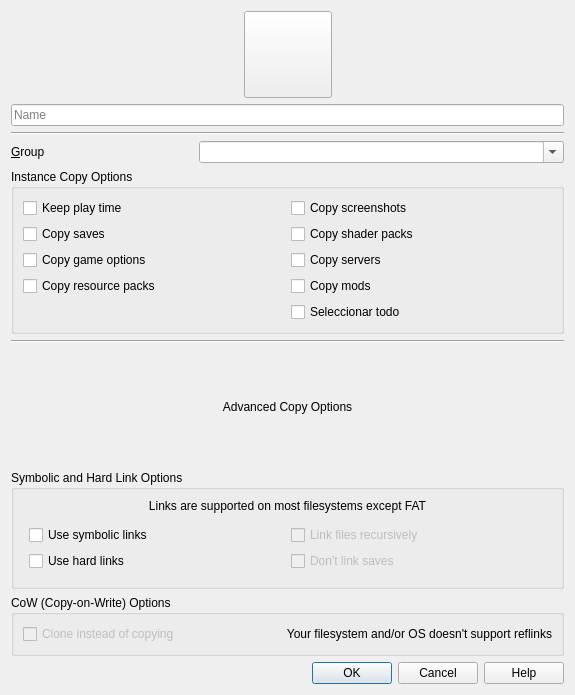
<?xml version="1.0" encoding="UTF-8"?>
<ui version="4.0">
 <class>CopyInstanceDialog</class>
 <widget class="QDialog" name="CopyInstanceDialog">
  <property name="windowModality">
   <enum>Qt::ApplicationModal</enum>
  </property>
  <property name="geometry">
   <rect>
    <x>0</x>
    <y>0</y>
    <width>575</width>
    <height>695</height>
   </rect>
  </property>
  <property name="windowTitle">
   <string>Copiar instancia</string>
  </property>
  <property name="windowIcon">
   <iconset>
    <normaloff>:/icons/toolbar/copy</normaloff>:/icons/toolbar/copy</iconset>
  </property>
  <property name="modal">
   <bool>true</bool>
  </property>
  <layout class="QVBoxLayout" name="verticalLayout">
   <item>
    <layout class="QHBoxLayout" name="iconBtnLayout">
     <item>
      <spacer name="iconBtnLeftSpacer">
       <property name="orientation">
        <enum>Qt::Horizontal</enum>
       </property>
       <property name="sizeHint" stdset="0">
        <size>
         <width>60</width>
         <height>20</height>
        </size>
       </property>
      </spacer>
     </item>
     <item>
      <widget class="QToolButton" name="iconButton">
       <property name="icon">
        <iconset>
         <normaloff>:/icons/instances/grass</normaloff>:/icons/instances/grass</iconset>
       </property>
       <property name="iconSize">
        <size>
         <width>80</width>
         <height>80</height>
        </size>
       </property>
      </widget>
     </item>
     <item>
      <spacer name="iconBtnRightSpacer">
       <property name="orientation">
        <enum>Qt::Horizontal</enum>
       </property>
       <property name="sizeHint" stdset="0">
        <size>
         <width>60</width>
         <height>20</height>
        </size>
       </property>
      </spacer>
     </item>
    </layout>
   </item>
   <item>
    <widget class="QLineEdit" name="instNameTextBox">
     <property name="placeholderText">
      <string>Name</string>
     </property>
    </widget>
   </item>
   <item>
    <widget class="Line" name="line">
     <property name="orientation">
      <enum>Qt::Horizontal</enum>
     </property>
    </widget>
   </item>
   <item>
    <layout class="QGridLayout" name="groupDropdownLayout">
     <property name="verticalSpacing">
      <number>6</number>
     </property>
     <item row="0" column="0">
      <widget class="QLabel" name="labelVersion_3">
       <property name="text">
        <string>&amp;Group</string>
       </property>
       <property name="buddy">
        <cstring>groupBox</cstring>
       </property>
      </widget>
     </item>
     <item row="0" column="1" colspan="2">
      <widget class="QComboBox" name="groupBox">
       <property name="sizePolicy">
        <sizepolicy hsizetype="Expanding" vsizetype="Fixed">
         <horstretch>0</horstretch>
         <verstretch>0</verstretch>
        </sizepolicy>
       </property>
       <property name="editable">
        <bool>true</bool>
       </property>
      </widget>
     </item>
    </layout>
   </item>
   <item>
    <widget class="QGroupBox" name="copyOptionsGroup">
     <property name="title">
      <string>Instance Copy Options</string>
     </property>
     <layout class="QGridLayout" name="copyOptionsLayout">
      <item row="1" column="0">
       <widget class="QCheckBox" name="keepPlaytimeCheckbox">
        <property name="text">
         <string>Keep play time</string>
        </property>
       </widget>
      </item>
      <item row="6" column="1">
       <widget class="QCheckBox" name="copyModsCheckbox">
        <property name="toolTip">
         <string>Disabling this will still keep the mod loader (ex: Fabric, Quilt, etc.) but erase the mods folder and their configs.</string>
        </property>
        <property name="text">
         <string>Copy mods</string>
        </property>
       </widget>
      </item>
      <item row="6" column="0">
       <widget class="QCheckBox" name="copyResPacksCheckbox">
        <property name="enabled">
         <bool>true</bool>
        </property>
        <property name="text">
         <string>Copy resource packs</string>
        </property>
       </widget>
      </item>
      <item row="5" column="0">
       <widget class="QCheckBox" name="copyGameOptionsCheckbox">
        <property name="toolTip">
         <string>Copy the in-game options like FOV, max framerate, etc.</string>
        </property>
        <property name="text">
         <string>Copy game options</string>
        </property>
       </widget>
      </item>
      <item row="3" column="1">
       <widget class="QCheckBox" name="copyShaderPacksCheckbox">
        <property name="text">
         <string>Copy shader packs</string>
        </property>
       </widget>
      </item>
      <item row="5" column="1">
       <widget class="QCheckBox" name="copyServersCheckbox">
        <property name="text">
         <string>Copy servers</string>
        </property>
       </widget>
      </item>
      <item row="3" column="0">
       <widget class="QCheckBox" name="copySavesCheckbox">
        <property name="text">
         <string>Copy saves</string>
        </property>
       </widget>
      </item>
      <item row="1" column="1">
       <widget class="QCheckBox" name="copyScreenshotsCheckbox">
        <property name="text">
         <string>Copy screenshots</string>
        </property>
       </widget>
      </item>
      <item row="7" column="1">
       <widget class="QCheckBox" name="selectAllCheckbox">
        <property name="sizePolicy">
         <sizepolicy hsizetype="Minimum" vsizetype="Fixed">
          <horstretch>0</horstretch>
          <verstretch>0</verstretch>
         </sizepolicy>
        </property>
        <property name="layoutDirection">
         <enum>Qt::LeftToRight</enum>
        </property>
        <property name="text">
         <string>Seleccionar todo</string>
        </property>
        <property name="checked">
         <bool>false</bool>
        </property>
       </widget>
      </item>
     </layout>
    </widget>
   </item>
   <item>
    <widget class="Line" name="line_2">
     <property name="orientation">
      <enum>Qt::Horizontal</enum>
     </property>
    </widget>
   </item>
   <item>
    <widget class="QLabel" name="advancedOptionsLabel">
     <property name="text">
      <string>Advanced Copy Options</string>
     </property>
     <property name="alignment">
      <set>Qt::AlignCenter</set>
     </property>
    </widget>
   </item>
   <item>
    <layout class="QVBoxLayout" name="copyModeLayout">
     <item>
      <widget class="QGroupBox" name="linkFilesGroup">
       <property name="toolTip">
        <string>Use symbolic or hard links instead of copying files.</string>
       </property>
       <property name="title">
        <string>Symbolic and Hard Link Options</string>
       </property>
       <property name="flat">
        <bool>false</bool>
       </property>
       <property name="checkable">
        <bool>false</bool>
       </property>
       <property name="checked">
        <bool>false</bool>
       </property>
       <layout class="QVBoxLayout" name="linkOptionsLayout">
        <item>
         <widget class="QLabel" name="linkOptionsLabel">
          <property name="text">
           <string>Links are supported on most filesystems except FAT</string>
          </property>
          <property name="alignment">
           <set>Qt::AlignCenter</set>
          </property>
         </widget>
        </item>
        <item>
         <layout class="QGridLayout" name="linkOptionsGridLayout" rowstretch="0,0,0,0" columnstretch="0,0" rowminimumheight="0,0,0,0" columnminimumwidth="0,0">
          <property name="leftMargin">
           <number>6</number>
          </property>
          <property name="topMargin">
           <number>6</number>
          </property>
          <property name="rightMargin">
           <number>6</number>
          </property>
          <property name="bottomMargin">
           <number>6</number>
          </property>
          <item row="2" column="1">
           <widget class="QCheckBox" name="recursiveLinkCheckbox">
            <property name="enabled">
             <bool>false</bool>
            </property>
            <property name="toolTip">
             <string>Link each resource individually instead of linking whole folders at once</string>
            </property>
            <property name="text">
             <string>Link files recursively</string>
            </property>
           </widget>
          </item>
          <item row="3" column="1">
           <widget class="QCheckBox" name="dontLinkSavesCheckbox">
            <property name="enabled">
             <bool>false</bool>
            </property>
            <property name="toolTip">
             <string>If &quot;copy saves&quot; is selected world save data will be copied instead of linked and thus not shared between instances.</string>
            </property>
            <property name="text">
             <string>Don't link saves</string>
            </property>
            <property name="checked">
             <bool>false</bool>
            </property>
           </widget>
          </item>
          <item row="3" column="0">
           <widget class="QCheckBox" name="hardLinksCheckbox">
            <property name="enabled">
             <bool>true</bool>
            </property>
            <property name="toolTip">
             <string>Use hard links instead of copying files.</string>
            </property>
            <property name="text">
             <string>Use hard links</string>
            </property>
           </widget>
          </item>
          <item row="2" column="0">
           <widget class="QCheckBox" name="symbolicLinksCheckbox">
            <property name="toolTip">
             <string>Use symbolic links instead of copying files.</string>
            </property>
            <property name="text">
             <string>Use symbolic links</string>
            </property>
           </widget>
          </item>
         </layout>
        </item>
       </layout>
      </widget>
     </item>
     <item>
      <widget class="QGroupBox" name="horizontalGroupBox">
       <property name="title">
        <string>CoW (Copy-on-Write) Options</string>
       </property>
       <layout class="QHBoxLayout" name="useCloneLayout">
        <item>
         <widget class="QCheckBox" name="useCloneCheckbox">
          <property name="enabled">
           <bool>false</bool>
          </property>
          <property name="toolTip">
           <string>Files cloned with reflinks take up no extra space until they are modified.</string>
          </property>
          <property name="text">
           <string>Clone instead of copying</string>
          </property>
         </widget>
        </item>
        <item>
         <spacer name="CoWSpacer">
          <property name="orientation">
           <enum>Qt::Horizontal</enum>
          </property>
          <property name="sizeHint" stdset="0">
           <size>
            <width>40</width>
            <height>20</height>
           </size>
          </property>
         </spacer>
        </item>
        <item>
         <widget class="QLabel" name="cloneSupportedLabel">
          <property name="sizePolicy">
           <sizepolicy hsizetype="Preferred" vsizetype="Preferred">
            <horstretch>1</horstretch>
            <verstretch>0</verstretch>
           </sizepolicy>
          </property>
          <property name="text">
           <string>Your filesystem and/or OS doesn't support reflinks</string>
          </property>
          <property name="alignment">
           <set>Qt::AlignRight|Qt::AlignTrailing|Qt::AlignVCenter</set>
          </property>
          <property name="margin">
           <number>4</number>
          </property>
         </widget>
        </item>
       </layout>
      </widget>
     </item>
    </layout>
   </item>
   <item>
    <widget class="QDialogButtonBox" name="buttonBox">
     <property name="orientation">
      <enum>Qt::Horizontal</enum>
     </property>
     <property name="standardButtons">
      <set>QDialogButtonBox::Cancel|QDialogButtonBox::Help|QDialogButtonBox::Ok</set>
     </property>
    </widget>
   </item>
  </layout>
 </widget>
 <tabstops>
  <tabstop>iconButton</tabstop>
  <tabstop>instNameTextBox</tabstop>
  <tabstop>groupBox</tabstop>
  <tabstop>keepPlaytimeCheckbox</tabstop>
  <tabstop>copyScreenshotsCheckbox</tabstop>
  <tabstop>copySavesCheckbox</tabstop>
  <tabstop>copyShaderPacksCheckbox</tabstop>
  <tabstop>copyGameOptionsCheckbox</tabstop>
  <tabstop>copyServersCheckbox</tabstop>
  <tabstop>copyResPacksCheckbox</tabstop>
  <tabstop>copyModsCheckbox</tabstop>
  <tabstop>symbolicLinksCheckbox</tabstop>
  <tabstop>recursiveLinkCheckbox</tabstop>
  <tabstop>hardLinksCheckbox</tabstop>
  <tabstop>dontLinkSavesCheckbox</tabstop>
  <tabstop>useCloneCheckbox</tabstop>
 </tabstops>
 <resources/>
 <connections>
  <connection>
   <sender>buttonBox</sender>
   <signal>accepted()</signal>
   <receiver>CopyInstanceDialog</receiver>
   <slot>accept()</slot>
   <hints>
    <hint type="sourcelabel">
     <x>269</x>
     <y>692</y>
    </hint>
    <hint type="destinationlabel">
     <x>157</x>
     <y>274</y>
    </hint>
   </hints>
  </connection>
  <connection>
   <sender>buttonBox</sender>
   <signal>rejected()</signal>
   <receiver>CopyInstanceDialog</receiver>
   <slot>reject()</slot>
   <hints>
    <hint type="sourcelabel">
     <x>337</x>
     <y>692</y>
    </hint>
    <hint type="destinationlabel">
     <x>286</x>
     <y>274</y>
    </hint>
   </hints>
  </connection>
 </connections>
</ui>
